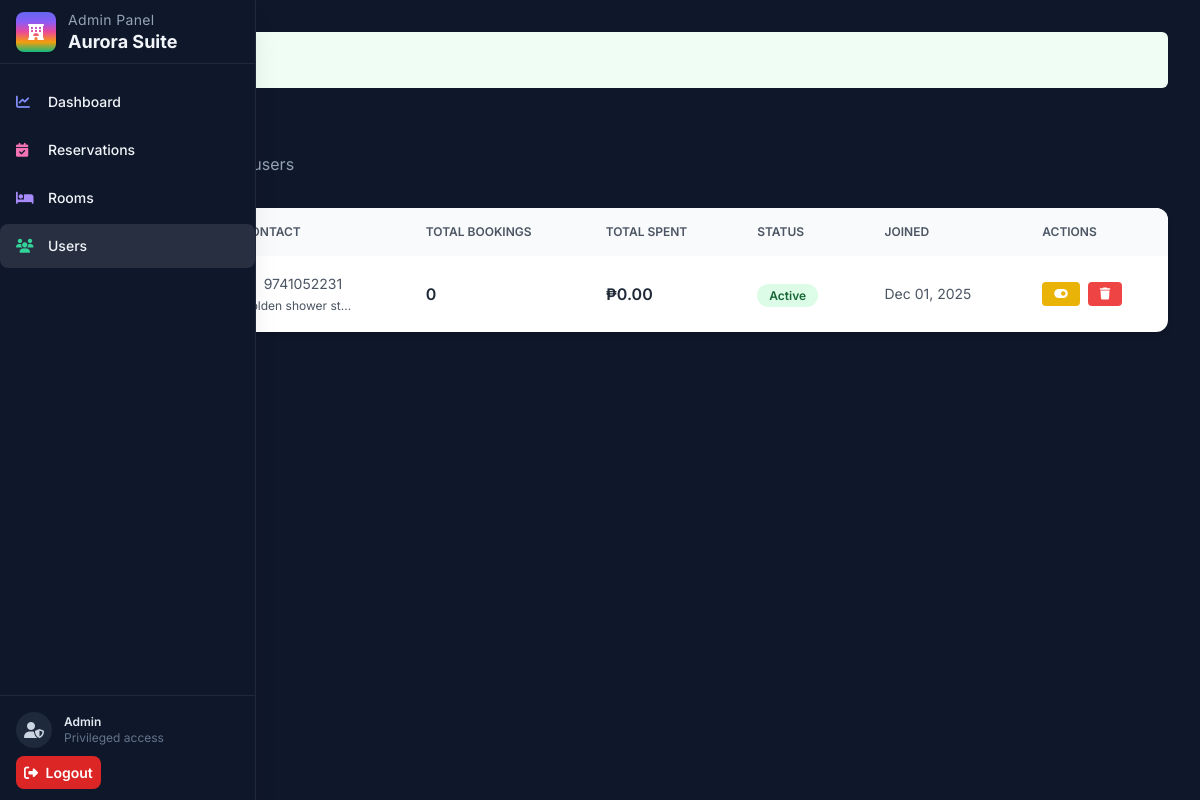
/admin/users.php (signed in), run on the app's committed database.
### tables this page shows
CREATE TABLE `users` (
  `id` int(11) NOT NULL,
  `name` varchar(100) NOT NULL,
  `email` varchar(100) NOT NULL,
  `password` varchar(255) NOT NULL,
  `phone` varchar(20) DEFAULT NULL,
  `address` text DEFAULT NULL,
  `role` enum('user','admin') DEFAULT 'user',
  `status` enum('active','inactive') DEFAULT 'active',
  `created_at` timestamp NOT NULL DEFAULT current_timestamp(),
  `updated_at` timestamp NOT NULL DEFAULT current_timestamp() ON UPDATE current_timestamp()
);

### config/config.php (called while the page is built, shortened)
<?php
function getFlashMessage() {
    if (isset($_SESSION['flash_message'])) {
        $message = [
            'type' => $_SESSION['flash_type'],
            'message' => $_SESSION['flash_message']
        ];
        return $message;
    }
    return null;
}
function formatDate($date) {
    return date('M d, Y', strtotime($date));
}
function formatCurrency($amount) {
    return '₱' . number_format($amount, 2);
}
?>

### admin/users.php (the view, shortened to what this page needs)
<?php
require_once __DIR__ . '/../config/config.php';
require_once __DIR__ . '/../config/middleware.php';
$users = $conn->query("
    SELECT g.*,
           COUNT(DISTINCT r.id) as total_bookings,
           SUM(CASE WHEN r.status = 'approved' THEN r.total_price ELSE 0 END) as total_spent
    FROM users g
    LEFT JOIN reservations r ON g.id = r.user_id
    WHERE g.role = 'user'
    GROUP BY g.id
    ORDER BY g.created_at DESC
");
$flash = getFlashMessage();
?>
<!DOCTYPE html>
<html lang="en">
<head>
    <script src="https://cdn.tailwindcss.com"></script>
    <link rel="stylesheet" href="https://cdnjs.cloudflare.com/ajax/libs/font-awesome/6.4.0/css/all.min.css">
</head>
<body>
    <?php include __DIR__ . '/../includes/admin_nav.php'; ?>
    <div class="content-wrap max-w-7xl mx-auto px-4 sm:px-6 lg:px-8 py-8 text-slate-100">
        <?php if ($flash): ?>
            <div class="mb-6 bg-<?php echo $flash['type'] === 'success' ? 'green' : 'red'; ?>-50 border-l-4 border-<?php echo $flash['type'] === 'success' ? 'green' : 'red'; ?>-500 text-<?php echo $flash['type'] === 'success' ? 'green' : 'red'; ?>-700 p-4 rounded-md">
                <div class="flex items-center">
                    <span><?php echo $flash['message']; ?></span>
                </div>
            </div>
        <?php endif; ?>
        <div class="mb-8">
            <h1 class="page-heading text-3xl font-bold">Manage Users</h1>
            <p class="text-slate-400 mt-1">View and manage registered users</p>
        </div>
        <div class="bg-white rounded-xl shadow-md overflow-hidden">
            <div class="overflow-x-auto">
                <table class="min-w-full">
                    <thead class="bg-gray-50">
                        <tr>
                            <th class="px-6 py-4 text-left text-xs font-semibold text-gray-600 uppercase">User</th>
                            <th class="px-6 py-4 text-left text-xs font-semibold text-gray-600 uppercase">Contact</th>
                            <th class="px-6 py-4 text-left text-xs font-semibold text-gray-600 uppercase">Total Bookings</th>
                            <th class="px-6 py-4 text-left text-xs font-semibold text-gray-600 uppercase">Total Spent</th>
                            <th class="px-6 py-4 text-left text-xs font-semibold text-gray-600 uppercase">Status</th>
                            <th class="px-6 py-4 text-left text-xs font-semibold text-gray-600 uppercase">Joined</th>
                            <th class="px-6 py-4 text-left text-xs font-semibold text-gray-600 uppercase">Actions</th>
                        </tr>
                    </thead>
                    <tbody class="divide-y divide-gray-200">
                        <?php while ($user = $users->fetch_assoc()): ?>
                            <tr class="hover:bg-gray-50">
                                <td class="px-6 py-4">
                                    <div>
                                        <p class="font-semibold text-gray-800"><?php echo htmlspecialchars($user['name']); ?></p>
                                        <p class="text-sm text-gray-500"><?php echo htmlspecialchars($user['email']); ?></p>
                                    </div>
                                </td>
                                <td class="px-6 py-4">
                                    <div class="text-sm text-gray-600">
                                        <?php if ($user['phone']): ?>
                                            <p><i class="fas fa-phone mr-1"></i> <?php echo htmlspecialchars($user['phone']); ?></p>
                                        <?php endif; ?>
                                        <?php if ($user['address']): ?>
                                            <p class="text-xs mt-1"><?php echo htmlspecialchars(substr($user['address'], 0, 30)) . '...'; ?></p>
                                        <?php endif; ?>
                                    </div>
                                </td>
                                <td class="px-6 py-4">
                                    <span class="text-gray-800 font-semibold"><?php echo $user['total_bookings']; ?></span>
                                </td>
                                <td class="px-6 py-4">
                                    <span class="text-gray-800 font-semibold"><?php echo formatCurrency($user['total_spent']); ?></span>
                                </td>
                                <td class="px-6 py-4">
                                    <span class="px-3 py-1 rounded-full text-xs font-semibold <?php echo $user['status'] === 'active' ? 'bg-green-100 text-green-800' : 'bg-red-100 text-red-800'; ?>">
                                        <?php echo ucfirst($user['status']); ?>
                                    </span>
                                </td>
                                <td class="px-6 py-4 text-sm text-gray-600">
                                    <?php echo formatDate($user['created_at']); ?>
                                </td>
                                <td class="px-6 py-4">
                                    <div class="flex space-x-2">
                                        <button
                                            onclick="toggleStatus(<?php echo $user['id']; ?>)"
                                            class="bg-yellow-500 hover:bg-yellow-600 text-white px-3 py-1 rounded text-xs transition-colors"
                                            title="Toggle Status"
                                        >
                                            <i class="fas fa-toggle-<?php echo $user['status'] === 'active' ? 'on' : 'off'; ?>"></i>
                                        </button>
                                        <button
                                            onclick="deleteUser(<?php echo $user['id']; ?>)"
                                            class="bg-red-500 hover:bg-red-600 text-white px-3 py-1 rounded text-xs transition-colors"
                                            title="Delete User"
                                        >
                                            <i class="fas fa-trash"></i>
                                        </button>
                                    </div>
                                </td>
                            </tr>
                        <?php endwhile; ?>
                    </tbody>
                </table>
            </div>
        </div>
    </div>
</body>
</html>

### admin/users.php (style rules this page uses)
body { font-family: 'Inter', sans-serif; }
body { background:#0f172a; min-height:100vh; }
.content-wrap { margin-left:0; }
@media (min-width:768px) { .content-wrap { margin-left:16rem; } }

### includes/admin_nav.php (style rules this page uses)
.page-heading { color: #f1f5f9 !important; }
body { background:#0f172a; }

### data on the page
users: phone "9741052231", address "Golden shower st", total_bookings "0", total_spent "₱0.00", status "Active", created_at "Dec 01, 2025"

### other printed values
APP_NAME "Aurora Suite"
